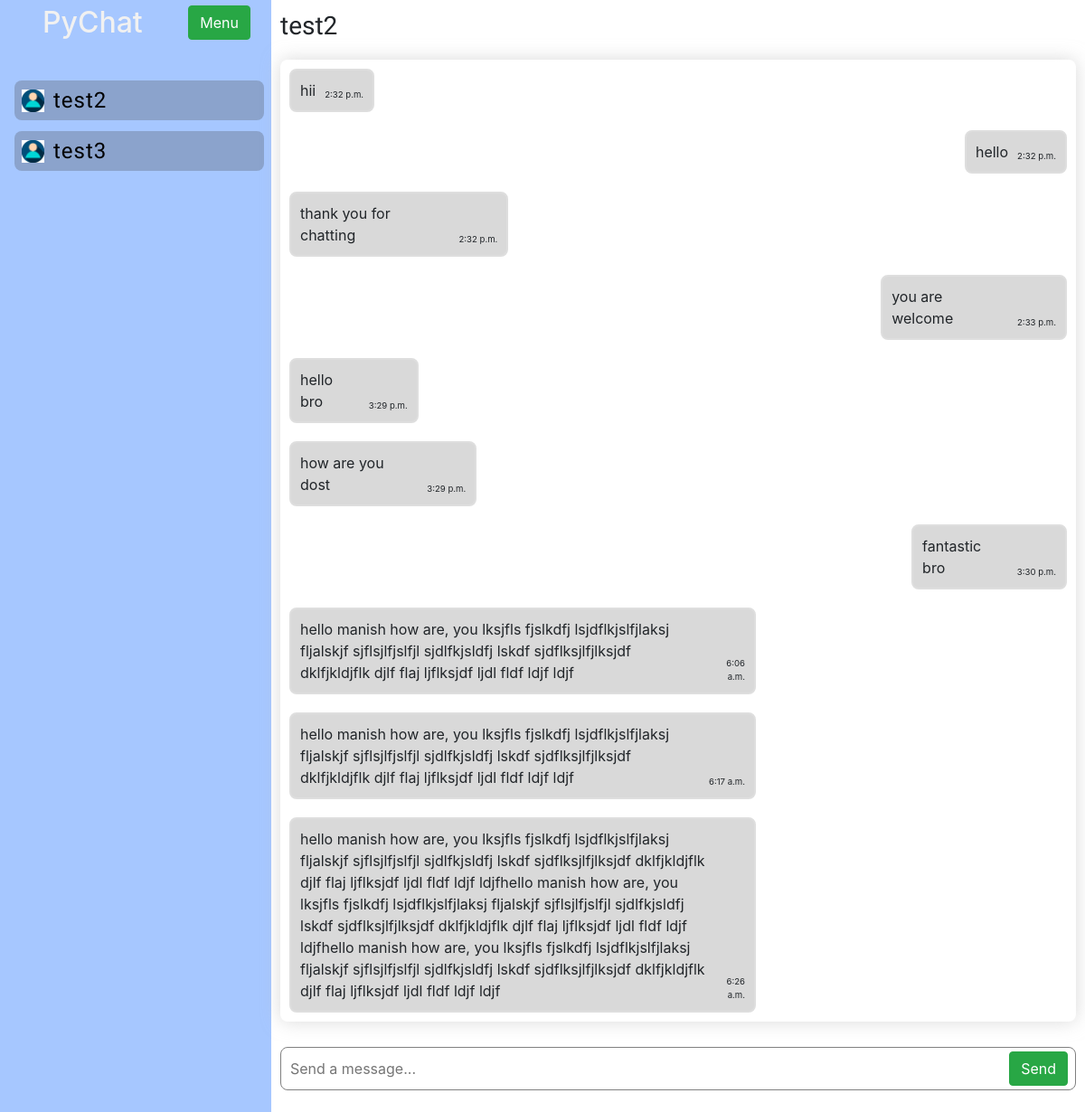
/chat/test2 (signed in), run on the app's committed database.
### chat/models.py (models this page shows, shortened)
class UserProfile(models.Model):
    name = models.CharField(max_length=25)
    email = models.EmailField(unique=True)
    username = models.CharField(max_length=20, unique=True)

class Messages(models.Model):
    description = models.TextField()
    sender_name = models.ForeignKey(UserProfile, on_delete=models.CASCADE, related_name='sender')
    receiver_name = models.ForeignKey(UserProfile, on_delete=models.CASCADE, related_name='receiver')
    time = models.TimeField(auto_now_add=True)
    seen = models.BooleanField(default=False)
    timestamp = models.DateTimeField(auto_now_add=True)
    class Meta:
        ordering = ('timestamp',)

### chat/views.py (the view)
# urls.py: path("", include("chat.urls")),
def chat(request, username):
    friend = UserProfile.objects.get(username=username)
    id = getUserId(request.user.username)
    curr_user = UserProfile.objects.get(id=id)
    messages = Messages.objects.filter(sender_name=id, receiver_name=friend.id) | Messages.objects.filter(sender_name=friend.id, receiver_name=id)
    if request.method == "GET":
        friends = getFriendsList(id)
        return render(request, "chat/messages.html",
                      {'messages': messages,
                       'friends': friends,
                       'curr_user': curr_user, 'friend': friend})

### chat/models.py (called while the page is built)
    def __str__(self):
        return f"{self.friend}"

### chat/views.py (called while the page is built)
def getFriendsList(id):
    try:
        user = UserProfile.objects.get(id=id)
        ids = list(user.friends_set.all())
        friends = []
        for id in ids:
            num = str(id)
            fr = UserProfile.objects.get(id=int(num))
            friends.append(fr)
        return friends
    except:
        return []

def getUserId(username):
    use = UserProfile.objects.get(username=username)
    id = use.id
    return id

### chat/templates/chat/messages.html (shortened to what this page needs)
{% extends 'chat/chats.html' %}
{% load static %}
{% block message %}
{% for message in messages %}
    {% if curr_user == message.sender_name %}
        <div class="cs-container sender">
            <span class="msg">{{message.description}}</span>
            <span class="time">{{message.time}}</span>
        </div>
    {% else %}
        <div class="cs-container receiver">
            <span class="msg">{{message.description}}</span>
            <span class="time">{{message.time}}</span>
        </div>
    {% endif %}
{% endfor %}
{% endblock %}

### chat/templates/chat/chats.html (shortened to what this page needs)
{% extends "chat/Base.html" %}
{% load static %}
{% block  content %}
        <div class="friend-name">
            <h3>{{friend.name}}</h3>
        </div>
        <div class="messages" id="board">
            {% block message %}
            {% endblock %}
        </div>
        <div class="send-msg">
            <form method="post" class="form-group" id="chat-box">
                        <input type="text" placeholder="Send a message..." name="message" id="msg_field">
                        <button type="submit" name="send" class="btn btn-success" id="send_btn">Send</button>
            </form>
        </div>
{% endblock %}

### chat/templates/chat/Base.html (shortened to what this page needs)
{% load static %}
<html lang="en">
<head>
    <link rel="stylesheet" href="https://stackpath.bootstrapcdn.com/bootstrap/4.3.1/css/bootstrap.min.css"
>
    <link rel="stylesheet" href="{% static 'css/base_style.css' %}">
    <link rel="stylesheet" href="{% static 'css/chat.css' %}">
</head>
<body>
    <div class="sidenav">
        <div class="cs-row">
            <a href="/"><div class="col"><h2 style="padding-left: 16px; display: block-content;">PyChat</h2></div></a>
        <div class="col"><div class="dropdown">
            <button onclick="myFunction()" class="btn btn-success">Menu</button>
        </div>
        </div>
        </div>
        <div class="friends" style="y-overflow: auto">
            <ul class="list-group">
                {% for friend in friends %}
                    <a href="/chat/{{friend.username}}">
                        <li class="friend-info">
                            <div class="friend-img">
                                <img src="{% static 'images/user_image.jpg' %}">
                            </div>
                            <div class="friend-name">
                                <p>{{friend.name}}</p>
                            </div>
                        </li>
                    </a>
                {% endfor %}
            </ul>
        </div>
    </div>
    <div class="main">
        {% block content %}{% endblock %}
    </div>
</body>
</html>

### static/css/base_style.css (style rules this page uses)
body { padding: 0; margin: 0; box-sizing: border-box; display: grid; grid-template-columns: 300px 1fr; grid-template-rows: 1fr; width: 100%; height: 100vh; }
img { width: 100% !important; height: 100%; object-fit: contain; object-position: center; }
li { list-style: none; }
p { margin: 0; }
.sidenav { height: 100%; background-color: #a6c7ff; display: flex; flex-direction: column; }
.sidenav a { text-decoration: none; padding: 6px 8px 6px 16px; font-size: 24px; display: block; color: #000; }
.friends a .friend-info { display: flex; justify-content: start; align-items: center; background-color: #45454545; border-radius: 8px; padding: 4px 8px; gap: 10px; }
.friends a .friend-img { width: 25px; aspect-ratio: 1; }
.friends a .friend-name { font-family: "Anton SC", sans-serif; font-weight: 400; font-style: normal; letter-spacing: 1px; }
.cs-row { display: flex; justify-content: space-between; align-items: center; z-index: 1000; }
.main { padding: 0px 10px; display: grid; grid-template-columns: 1fr; grid-template-rows: 50px calc(100vh - 150px) 50px; }
.dropdown { z-index: 10; float: right; position: relative; display: inline-block; margin-right: 8px; margin-bottom: 8px; }
.send-msg { margin-top: 20px; }

### static/css/chat.css (style rules this page uses)
.main .friend-name { font-family: "Anton SC", sans-serif; font-weight: 400; font-style: normal; margin-top: 12px; }
.cs-container { border: 2px solid #dedede; border-radius: 8px; padding: 10px; display: flex; gap:10px; margin: 10px 0; max-width: 60%; width:fit-content; background-color: #b1b1b17d; }
.receiver { margin-left: auto; }
.messages { border-radius: 8px; padding: 0 10px; box-shadow: 0px 0px 20px 0px #bbbbbb8c; margin-top: 16px; display: flex; flex-direction: column; overflow-y: auto; }
.time { font-size: .6em; align-self: self-end; text-align: end; flex-basis: 100px; user-select: none; }
#chat-box { margin-top: 8px; border: 1px solid gray; border-radius: 8px; padding: 4px 8px; display: flex; align-items: center; justify-content: space-between; gap: 8px; }
#msg_field { flex: 1; border: none; outline: none; }

### data on the page
UserProfile: name "test2"
UserProfile: name "test3"
Messages: description "hii", time "2:32 p.m."
Messages: description "hello", time "2:32 p.m."
Messages: description "thank you for chatting", time "2:32 p.m."
Messages: description "you are welcome", time "2:33 p.m."
Messages: description "hello bro", time "3:29 p.m."
Messages: description "how are you dost", time "3:29 p.m."
Messages: description "fantastic bro", time "3:30 p.m."
Messages: description "hello manish how are, you lksjfls fjslkdfj lsjdflkjslfjlaksj fljalskjf sjflsjlfjslfjl sjdlfkjsldfj lskdf sjdflksjlfjlksjdf dklfjkldjflk djlf flaj ljflksjdf ljdl fldf ldjf ldjf", time "6:06 a.m."
Messages: description "hello manish how are, you lksjfls fjslkdfj lsjdflkjslfjlaksj fljalskjf sjflsjlfjslfjl sjdlfkjsldfj lskdf sjdflksjlfjlksjdf dklfjkldjflk djlf flaj ljflksjdf ljdl fldf ldjf ldjf", time "6:17 a.m."
Messages: description "hello manish how are, you lksjfls fjslkdfj lsjdflkjslfjlaksj fljalskjf sjflsjlfjslfjl sjdlfkjsldfj lskdf sjdflksjlfjlksjdf dklfjkldjflk djlf flaj ljflksjdf ljdl fldf ldjf ldjfhello manish how are, you lksjfls fjslkdfj lsjdflkjslfjlaksj fljalskjf sjflsjlfjslfjl sjdlfkjsldfj lskdf sjdflksjlfjlksjdf dklfjkldjflk djlf flaj ljflksjdf ljdl fldf ldjf ldjfhello manish how are, you lksjfls fjslkdfj lsjdflkjslfjlaksj fljalskjf sjflsjlfjslfjl sjdlfkjsldfj lskdf sjdflksjlfjlksjdf dklfjkldjflk djlf flaj ljflksjdf ljdl fldf ldjf ldjf", time "6:26 a.m."
